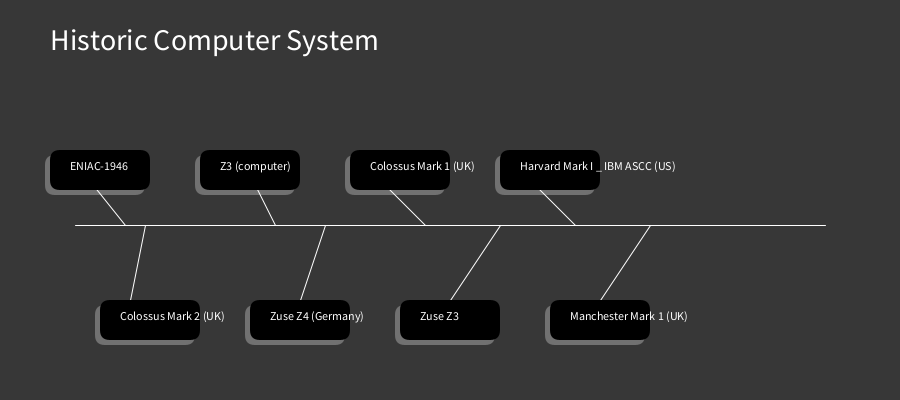
Frame 1 (no input)
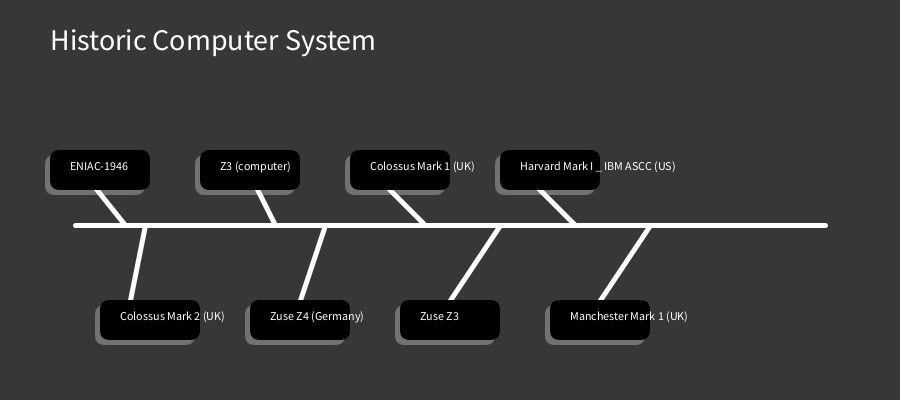
Frame 60 (the mouse pressed at the canvas centre just before this capture)
Frame 120 (the mouse held since frame 60 and released just before this capture): identical to frame 60, image omitted

The Processing sketch that drew these frames (run headless with seeded random() and noise(); from frame 60 on, the mouse is pressed at the canvas centre):

// Processing sketch: buttontest
// ── buttontest.pde
//Ian McCarty
//Button Test
void setup() {
  size (900,400);
}
void draw() {
  background(55);
  fill(255);
  textSize(30);
  text("Historic Computer System",50,50);
  stroke(255);
  line(75,225,825,225);
  line(85,175,125,225);
  line(250,175,275,225);
  line(375,175,425,225);
  line(525,175,575,225);
  line(145,225,130,300);
  line(325,225,300,300);
  line(500,225,450,300);
  line(650,225,600,300);
  strokeWeight(5);
  histEvent("ENIAC-1946","First electronic general purpose computer",50,150,100,40);
  histEvent("Z3 (computer)","World's first working programmable, automatic computer",200,150,100,40);
  histEvent("Colossus Mark 1 (UK)","1944 - Program-controlled by path cables and switches",350,150,100,40);
  histEvent("Harvard Mark I _ IBM ASCC (US)","1944 - Program-controlled by 24_channel punched \npaper tape",500,150,100,40);
  histEvent("Colossus Mark 2 (UK)","1944 - Program-controlled by path cables and switches ",100,300,100,40);
  histEvent("Zuse Z4 (Germany)","1945 - Program-controlled by punched \n35 mm film stock",250,300,100,40);
  histEvent("Zuse Z3","1941 - Program-controlled by punched \n35 mm film stock",400,300,100,40);
  histEvent("Manchester Mark 1 (UK)","1949 - Stored-program in Williams \ncathode ray tube memory and magnetic \ndrum memory",550,300,100,40);
  println("Y= " + mouseX);
  println("X= " + mouseY);
}
void histEvent(String btext, String dtext, int x, int y, int w, int h) {
  noStroke();
  fill(250,75);
  rect(x-5,y+5,w,h,10);
  fill(0);
  rect(x,y,w,h,10);
  fill(255);
  textSize(12);
  text(btext,x+20,y+20);
  if(mouseX>x && mouseX<=x+w && mouseY>y && mouseY<=y+h) {
    fill(255,0,0);
    text(dtext, 450,100);
}
}
